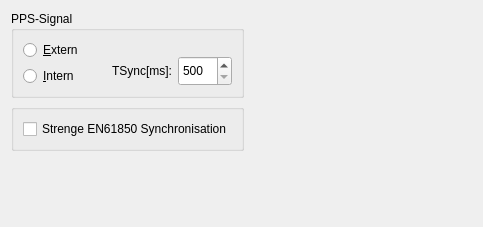
       <widget class="QWidget" name="SyncTabPage">
        <attribute name="title">
         <string>Synchronisation</string>
        </attribute>
        <layout class="QGridLayout">
         <item row="0" column="0">
          <layout class="QVBoxLayout">
           <item>
            <widget class="QGroupBox" name="SyncButtonGroup">
             <property name="sizePolicy">
              <sizepolicy hsizetype="Preferred" vsizetype="Preferred">
               <horstretch>0</horstretch>
               <verstretch>0</verstretch>
              </sizepolicy>
             </property>
             <property name="title">
              <string>PPS-Signal</string>
             </property>
             <layout class="QHBoxLayout">
              <item>
               <layout class="QVBoxLayout">
                <item>
                 <widget class="QRadioButton" name="SyncRadioButton1">
                  <property name="sizePolicy">
                   <sizepolicy hsizetype="Minimum" vsizetype="Minimum">
                    <horstretch>0</horstretch>
                    <verstretch>0</verstretch>
                   </sizepolicy>
                  </property>
                  <property name="text">
                   <string>&amp;Extern</string>
                  </property>
                  <property name="shortcut">
                   <string>Alt+E</string>
                  </property>
                 </widget>
                </item>
                <item>
                 <widget class="QRadioButton" name="SyncRadioButton2">
                  <property name="sizePolicy">
                   <sizepolicy hsizetype="Minimum" vsizetype="Minimum">
                    <horstretch>0</horstretch>
                    <verstretch>0</verstretch>
                   </sizepolicy>
                  </property>
                  <property name="text">
                   <string>&amp;Intern</string>
                  </property>
                  <property name="shortcut">
                   <string>Alt+I</string>
                  </property>
                 </widget>
                </item>
               </layout>
              </item>
              <item>
               <layout class="QVBoxLayout">
                <item>
                 <spacer name="spacer77">
                  <property name="orientation">
                   <enum>Qt::Orientation::Vertical</enum>
                  </property>
                  <property name="sizeType">
                   <enum>QSizePolicy::Policy::Preferred</enum>
                  </property>
                  <property name="sizeHint" stdset="0">
                   <size>
                    <width>20</width>
                    <height>16</height>
                   </size>
                  </property>
                 </spacer>
                </item>
                <item>
                 <layout class="QHBoxLayout">
                  <item>
                   <spacer name="spacer12">
                    <property name="orientation">
                     <enum>Qt::Orientation::Horizontal</enum>
                    </property>
                    <property name="sizeType">
                     <enum>QSizePolicy::Policy::Preferred</enum>
                    </property>
                    <property name="sizeHint" stdset="0">
                     <size>
                      <width>16</width>
                      <height>20</height>
                     </size>
                    </property>
                   </spacer>
                  </item>
                  <item>
                   <widget class="QLabel" name="TSyncLabel">
                    <property name="sizePolicy">
                     <sizepolicy hsizetype="Minimum" vsizetype="Minimum">
                      <horstretch>0</horstretch>
                      <verstretch>0</verstretch>
                     </sizepolicy>
                    </property>
                    <property name="text">
                     <string>TSync[ms]:</string>
                    </property>
                    <property name="wordWrap">
                     <bool>false</bool>
                    </property>
                   </widget>
                  </item>
                  <item>
                   <widget class="QSpinBox" name="TSyncSpinBox">
                    <property name="sizePolicy">
                     <sizepolicy hsizetype="Minimum" vsizetype="Minimum">
                      <horstretch>0</horstretch>
                      <verstretch>0</verstretch>
                     </sizepolicy>
                    </property>
                    <property name="minimum">
                     <number>500</number>
                    </property>
                    <property name="maximum">
                     <number>2500</number>
                    </property>
                    <property name="singleStep">
                     <number>100</number>
                    </property>
                   </widget>
                  </item>
                 </layout>
                </item>
               </layout>
              </item>
             </layout>
            </widget>
           </item>
          </layout>
         </item>
         <item row="0" column="1">
          <spacer name="spacer85">
           <property name="orientation">
            <enum>Qt::Orientation::Horizontal</enum>
           </property>
           <property name="sizeType">
            <enum>QSizePolicy::Policy::Expanding</enum>
           </property>
           <property name="sizeHint" stdset="0">
            <size>
             <width>228</width>
             <height>20</height>
            </size>
           </property>
          </spacer>
         </item>
         <item row="1" column="1">
          <spacer name="horizontalSpacer">
           <property name="orientation">
            <enum>Qt::Orientation::Horizontal</enum>
           </property>
           <property name="sizeHint" stdset="0">
            <size>
             <width>228</width>
             <height>20</height>
            </size>
           </property>
          </spacer>
         </item>
         <item row="2" column="0">
          <spacer name="verticalSpacer">
           <property name="orientation">
            <enum>Qt::Orientation::Vertical</enum>
           </property>
           <property name="sizeHint" stdset="0">
            <size>
             <width>20</width>
             <height>65</height>
            </size>
           </property>
          </spacer>
         </item>
         <item row="1" column="0">
          <widget class="QGroupBox" name="groupBox">
           <property name="title">
            <string/>
           </property>
           <property name="alignment">
            <set>Qt::AlignmentFlag::AlignLeading|Qt::AlignmentFlag::AlignLeft|Qt::AlignmentFlag::AlignVCenter</set>
           </property>
           <layout class="QVBoxLayout" name="verticalLayout">
            <item>
             <widget class="QCheckBox" name="SSynccheckBox">
              <property name="text">
               <string>Strenge EN61850 Synchronisation</string>
              </property>
             </widget>
            </item>
           </layout>
          </widget>
         </item>
        </layout>
       </widget>
